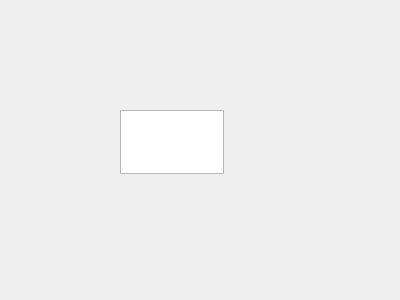
<?xml version="1.0" encoding="UTF-8"?>
<ui version="4.0">
 <class>QFormDoc</class>
 <widget class="QWidget" name="QFormDoc">
  <property name="geometry">
   <rect>
    <x>0</x>
    <y>0</y>
    <width>400</width>
    <height>300</height>
   </rect>
  </property>
  <property name="windowTitle">
   <string>Form</string>
  </property>
  <widget class="QPlainTextEdit" name="plainTextEdit">
   <property name="geometry">
    <rect>
     <x>120</x>
     <y>110</y>
     <width>104</width>
     <height>64</height>
    </rect>
   </property>
  </widget>
  <action name="actOpen">
   <property name="icon">
    <iconset resource="res.qrc">
     <normaloff>:/images/QFormDoc/open.png</normaloff>:/images/QFormDoc/open.png</iconset>
   </property>
   <property name="text">
    <string>打开</string>
   </property>
   <property name="menuRole">
    <enum>QAction::NoRole</enum>
   </property>
  </action>
  <action name="actCut">
   <property name="icon">
    <iconset resource="res.qrc">
     <normaloff>:/images/QFormDoc/cut.png</normaloff>:/images/QFormDoc/cut.png</iconset>
   </property>
   <property name="text">
    <string>剪切</string>
   </property>
   <property name="menuRole">
    <enum>QAction::NoRole</enum>
   </property>
  </action>
  <action name="actCopy">
   <property name="icon">
    <iconset resource="res.qrc">
     <normaloff>:/images/QFormDoc/copy.png</normaloff>:/images/QFormDoc/copy.png</iconset>
   </property>
   <property name="text">
    <string>复制</string>
   </property>
   <property name="menuRole">
    <enum>QAction::NoRole</enum>
   </property>
  </action>
  <action name="actPaste">
   <property name="icon">
    <iconset resource="res.qrc">
     <normaloff>:/images/QFormDoc/paste.png</normaloff>:/images/QFormDoc/paste.png</iconset>
   </property>
   <property name="text">
    <string>粘贴</string>
   </property>
   <property name="menuRole">
    <enum>QAction::NoRole</enum>
   </property>
  </action>
  <action name="actFont">
   <property name="icon">
    <iconset resource="res.qrc">
     <normaloff>:/images/QFormDoc/font.png</normaloff>:/images/QFormDoc/font.png</iconset>
   </property>
   <property name="text">
    <string>字体</string>
   </property>
   <property name="menuRole">
    <enum>QAction::NoRole</enum>
   </property>
  </action>
  <action name="actClose">
   <property name="icon">
    <iconset resource="res.qrc">
     <normaloff>:/images/QFormDoc/close.png</normaloff>:/images/QFormDoc/close.png</iconset>
   </property>
   <property name="text">
    <string>关闭</string>
   </property>
   <property name="menuRole">
    <enum>QAction::NoRole</enum>
   </property>
  </action>
  <action name="actUndo">
   <property name="icon">
    <iconset resource="res.qrc">
     <normaloff>:/images/QFormDoc/reset.png</normaloff>:/images/QFormDoc/reset.png</iconset>
   </property>
   <property name="text">
    <string>撤销</string>
   </property>
   <property name="menuRole">
    <enum>QAction::NoRole</enum>
   </property>
  </action>
  <action name="actRedo">
   <property name="icon">
    <iconset resource="res.qrc">
     <normaloff>:/images/QFormDoc/cycles.png</normaloff>:/images/QFormDoc/cycles.png</iconset>
   </property>
   <property name="text">
    <string>重复</string>
   </property>
   <property name="menuRole">
    <enum>QAction::NoRole</enum>
   </property>
  </action>
 </widget>
 <resources>
  <include location="res.qrc"/>
 </resources>
 <connections>
  <connection>
   <sender>actClose</sender>
   <signal>triggered()</signal>
   <receiver>QFormDoc</receiver>
   <slot>close()</slot>
   <hints>
    <hint type="sourcelabel">
     <x>-1</x>
     <y>-1</y>
    </hint>
    <hint type="destinationlabel">
     <x>199</x>
     <y>149</y>
    </hint>
   </hints>
  </connection>
 </connections>
</ui>
